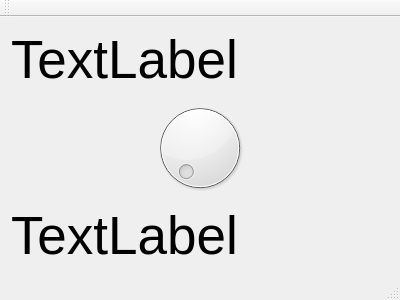
<?xml version="1.0" encoding="UTF-8"?>
<ui version="4.0">
 <class>MainWindow</class>
 <widget class="QMainWindow" name="MainWindow">
  <property name="geometry">
   <rect>
    <x>0</x>
    <y>0</y>
    <width>400</width>
    <height>300</height>
   </rect>
  </property>
  <property name="windowTitle">
   <string>MainWindow</string>
  </property>
  <widget class="QWidget" name="centralWidget">
   <layout class="QVBoxLayout" name="verticalLayout_2">
    <item>
     <layout class="QVBoxLayout" name="verticalLayout">
      <item>
       <widget class="QLabel" name="label">
        <property name="font">
         <font>
          <pointsize>40</pointsize>
         </font>
        </property>
        <property name="text">
         <string>TextLabel</string>
        </property>
       </widget>
      </item>
      <item>
       <widget class="QDial" name="dial"/>
      </item>
      <item>
       <widget class="QLabel" name="label_2">
        <property name="font">
         <font>
          <pointsize>40</pointsize>
         </font>
        </property>
        <property name="text">
         <string>TextLabel</string>
        </property>
       </widget>
      </item>
     </layout>
    </item>
   </layout>
  </widget>
  <widget class="QMenuBar" name="menuBar">
   <property name="geometry">
    <rect>
     <x>0</x>
     <y>0</y>
     <width>400</width>
     <height>22</height>
    </rect>
   </property>
  </widget>
  <widget class="QToolBar" name="mainToolBar">
   <attribute name="toolBarArea">
    <enum>TopToolBarArea</enum>
   </attribute>
   <attribute name="toolBarBreak">
    <bool>false</bool>
   </attribute>
  </widget>
  <widget class="QStatusBar" name="statusBar"/>
 </widget>
 <layoutdefault spacing="6" margin="11"/>
 <resources/>
 <connections/>
</ui>
